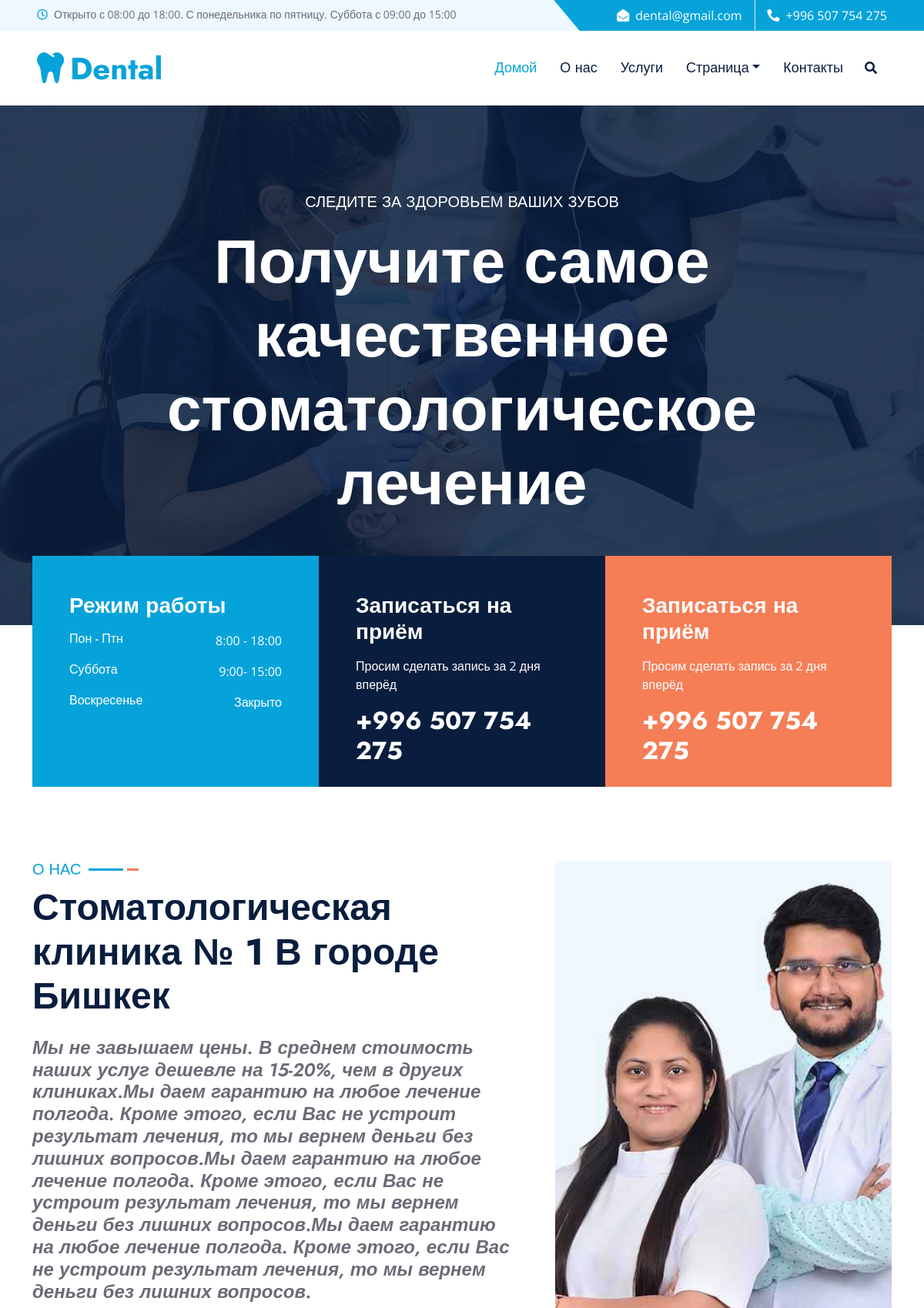
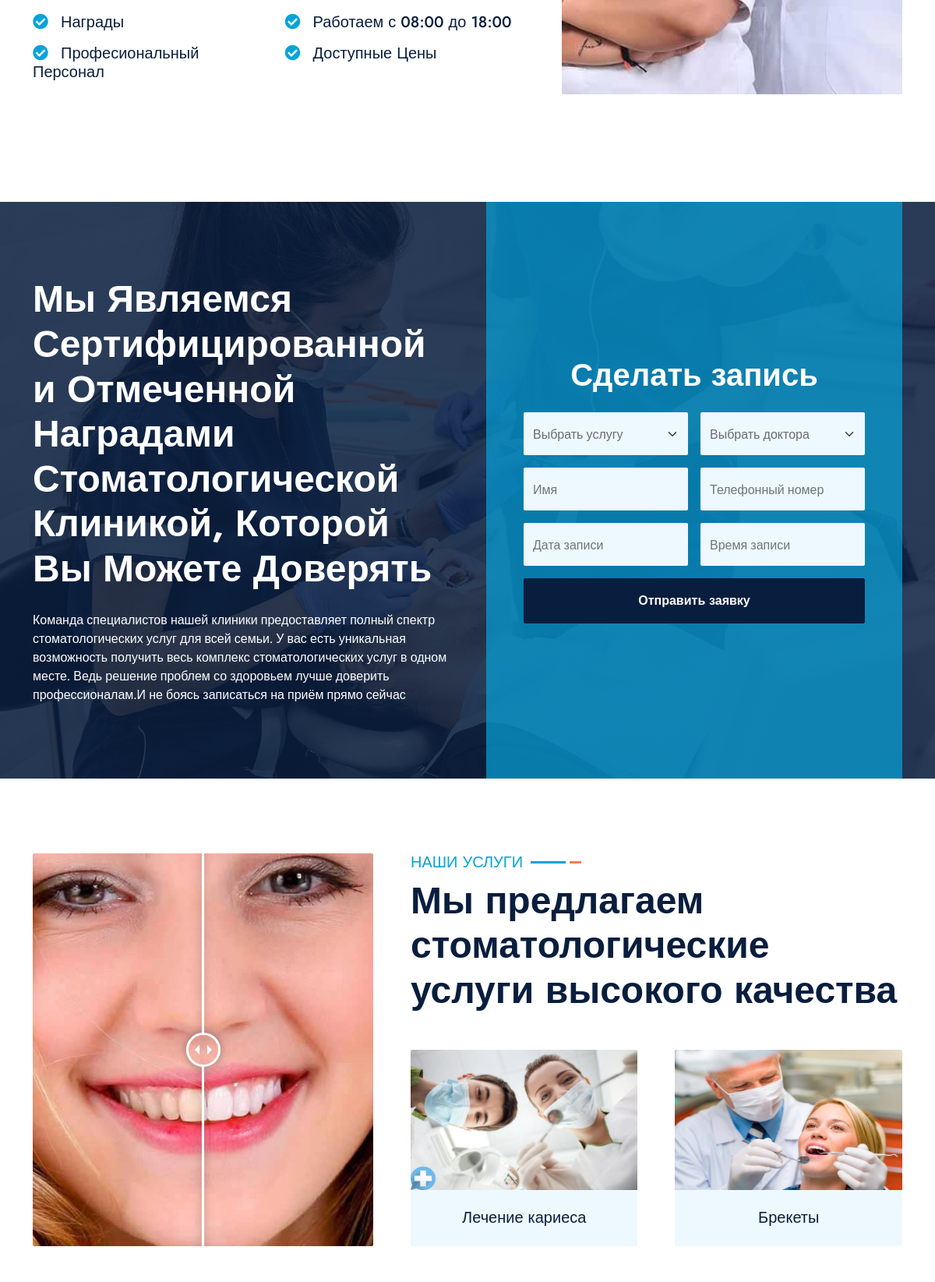
/home/ (upper part), run on the app's committed database (2 pictures, top to bottom).
### first/models.py (models this page shows, shortened)
class Service(models.Model):
    name = models.CharField(verbose_name="service_name", max_length=255)
    price = models.PositiveIntegerField(default=0)
    description1 = models.CharField(verbose_name="description", max_length=25)
    description2 = models.CharField(verbose_name="description", max_length=25)
    description3 = models.CharField(verbose_name="description", max_length=25)
    doctor = models.ManyToManyField('Doctor', verbose_name="doctor", related_name="doctor")
    img = models.ImageField(verbose_name='Image', blank=True)
    time = models.CharField(verbose_name="time", default="24/7", max_length=20)

### first/views.py (the view)
# urls.py: 2. Add a URL to urlpatterns:  path('', views.home, name='home')
def home(request):
    service_main = Service.objects.all()
    doctor = Doctor.objects.all()
    service2 = Service.objects.all()[0:2]
    service3 = Service.objects.all()[2:4]
    review = Review.objects.all()
    doctor2 = Doctor.objects.all()[0:2]
    doctor3 = Doctor.objects.all()[2:5]
    contex = {
        'service_main': service_main,
        'doctor': doctor,
        'service2': service2,
        'service3': service3,
        'review': review,
        'doctor2': doctor2,
        'doctor3': doctor3,
    }
    return render(request, 'index.html', contex)

### first/templates/index.html (shortened to what this page needs)
{% extends 'main/base.html' %}
{% load static %}
{% block url %}
<a href="" class="nav-item nav-link active">Домой</a>
<a href="{% url 'about' %}" class="nav-item nav-link">О нас</a>
<a href="{% url 'service' %}" class="nav-item nav-link">Услуги</a>
<div class="nav-item dropdown">
    <a href="#" class="nav-link dropdown-toggle" data-bs-toggle="dropdown">Страница</a>
</div>
<a href="{% url 'contact' %}" class="nav-item nav-link">Контакты</a>
{% endblock %}
{% block content %}
    <div class="container-fluid p-0">
        <div id="header-carousel" class="carousel slide carousel-fade" data-bs-ride="carousel">
            <div class="carousel-inner">
                <div class="carousel-item active">
                    <img class="w-100" src="{% static 'img/carousel-1.jpg' %}" alt="Image">
                    <div class="carousel-caption d-flex flex-column align-items-center justify-content-center">
                        <div class="p-3" style="max-width: 900px;">
                            <h5 class="text-white text-uppercase mb-3 animated slideInDown">Следите за здоровьем ваших зубов</h5>
                            <h1 class="display-1 text-white mb-md-4 animated zoomIn">Получите самое качественное стоматологическое лечение</h1>
                        </div>
                    </div>
                </div>
            </div>
        </div>
    </div>
    <div class="container-fluid banner mb-5">
        <div class="container">
            <div class="row gx-0">
                <div class="col-lg-4 wow zoomIn" data-wow-delay="0.1s">
                    <div class="bg-primary d-flex flex-column p-5" style="height: 300px;">
                        <h3 class="text-white mb-3">Режим работы</h3>
                        <div class="d-flex justify-content-between text-white mb-3">
                            <h6 class="text-white mb-0">Пон - Птн</h6>
                            <p class="mb-0"> 8:00 - 18:00</p>
                        </div>
                        <div class="d-flex justify-content-between text-white mb-3">
                            <h6 class="text-white mb-0">Суббота</h6>
                            <p class="mb-0"> 9:00- 15:00</p>
                        </div>
                        <div class="d-flex justify-content-between text-white mb-3">
                            <h6 class="text-white mb-0">Воскресенье</h6>
                            <p class="mb-0"> Закрыто</p>
                        </div>
                    </div>
                </div>
                <div class="col-lg-4 wow zoomIn" data-wow-delay="0.3s">
                    <div class="bg-dark d-flex flex-column p-5" style="height: 300px;">
                       <h3 class="text-white mb-3">Записаться на приём</h3>
                        <p class="text-white">Просим сделать запись за 2 дня вперёд</p>
                        <h2 class="text-white mb-0">+996 507 754 275</h2>
                    </div>
                </div>
                <div class="col-lg-4 wow zoomIn" data-wow-delay="0.6s">
                    <div class="bg-secondary d-flex flex-column p-5" style="height: 300px;">
                        <h3 class="text-white mb-3">Записаться на приём</h3>
                        <p class="text-white">Просим сделать запись за 2 дня вперёд</p>
                        <h2 class="text-white mb-0">+996 507 754 275</h2>
                    </div>
                </div>
            </div>
        </div>
    </div>
    <div class="container-fluid py-5 wow fadeInUp" data-wow-delay="0.1s">
        <div class="container">
            <div class="row g-5">
                <div class="col-lg-7">
                    <div class="section-title mb-4">
                        <h5 class="position-relative d-inline-block text-primary text-uppercase">О Нас</h5>
                        <h1 class="display-5 mb-0">Стоматологическая клиника № 1 В городе Бишкек</h1>
                    </div>
                    <h4 class="text-body fst-italic mb-4">Мы не завышаем цены. В среднем стоимость наших услуг дешевле на 15-20%, чем в других клиниках.Мы даем гарантию на любое лечение полгода. Кроме этого, если Вас не устроит результат лечения, то мы вернем деньги без лишних вопросов.Мы даем гарантию на любое лечение полгода. Кроме этого, если Вас не устроит результат лечения, то мы вернем деньги без лишних вопросов.Мы даем гарантию на любое лечение полгода. Кроме этого, если Вас не устроит результат лечения, то мы вернем деньги без лишних вопросов.</h4>
                    <div class="row g-3">
                        <div class="col-sm-6 wow zoomIn" data-wow-delay="0.3s">
                            <h5 class="mb-3"><i class="fa fa-check-circle text-primary me-3"></i>Награды</h5>
                            <h5 class="mb-3"><i class="fa fa-check-circle text-primary me-3"></i>Професиональный Персонал</h5>
                        </div>
                        <div class="col-sm-6 wow zoomIn" data-wow-delay="0.6s">
                            <h5 class="mb-3"><i class="fa fa-check-circle text-primary me-3"></i>Работаем с 08:00 до 18:00</h5>
                            <h5 class="mb-3"><i class="fa fa-check-circle text-primary me-3"></i>Доступные Цены</h5>
                        </div>
                    </div>
                </div>
                <div class="col-lg-5" style="min-height: 500px;">
                    <div class="position-relative h-100">
                        <img class="position-absolute w-100 h-100 rounded wow zoomIn" data-wow-delay="0.9s" src="{% static 'img/about.jpg' %}" style="object-fit: cover;">
                    </div>
                </div>
            </div>
        </div>
    </div>
    <div class="container-fluid bg-primary bg-appointment mb-5 wow fadeInUp" data-wow-delay="0.1s" style="margin-top: 90px;">
        <div class="container">
            <div class="row gx-5">
                <div class="col-lg-6 py-5">
                    <div class="py-5">
                        <h1 class="display-5 text-white mb-4">Мы Являемся Сертифицированной и Отмеченной Наградами Стоматологической Клиникой, Которой Вы Можете Доверять</h1>
                        <p class="text-white mb-0">Команда специалистов нашей клиники предоставляет полный спектр стоматологических услуг для всей семьи. У вас есть уникальная возможность получить весь комплекс стоматологических услуг в одном месте. Ведь решение проблем со здоровьем лучше доверить профессионалам.И не боясь записаться на приём прямо сейчас</p>
                    </div>
                </div>
                <div class="col-lg-6">
                    <div class="appointment-form h-100 d-flex flex-column justify-content-center text-center p-5 wow zoomIn" data-wow-delay="0.6s">
                        <h1 class="text-white mb-4">Сделать запись</h1>
                        <form action="{% url 'appointment' %}" method="POST">
                            <div class="row g-3">
                                <div class="col-12 col-sm-6">
                                    <select class="form-select bg-light border-0" style="height: 55px;" name="service"  id="service" >
                                        <option>Выбрать услугу</option>
                                    </select>
                                </div>
                                <div class="col-12 col-sm-6">
                                    <select class="form-select bg-light border-0" style="height: 55px;" name="doctor"  id="doctor">
                                        <option>Выбрать доктора</option>
                                    </select>
                                </div>
                                <div class="col-12 col-sm-6">
                                    <input type="name" class="form-control bg-light border-0"name="name"  id="name" placeholder="Имя" style="height: 55px;">
                                </div>
                                <div class="col-12 col-sm-6">
                                    <input type="text" class="form-control bg-light border-0" name="phone" id="phone" placeholder="Телефонный номер" style="height: 55px;">
                                </div>
                                <div class="col-12 col-sm-6">
                                    <div class="date" id="date1" data-target-input="nearest">
                                        <input type="text"
                                            class="form-control bg-light border-0 datetimepicker-input" name="date" id="date"
                                            placeholder="Дата записи" data-target="#date1" data-toggle="datetimepicker" style="height: 55px;">
                                    </div>
                                </div>
                                <div class="col-12 col-sm-6">
                                    <div class="time" id="time1" data-target-input="nearest">
                                        <input type="text" id="time" name="time"
                                            class="form-control bg-light border-0 datetimepicker-input"
                                            placeholder="Время записи" data-target="#time1" data-toggle="datetimepicker" style="height: 55px;">
                                    </div>
                                </div>
                                <div class="col-12">
                                    <button class="btn btn-dark w-100 py-3" type="submit">Отправить заявку</button>
                                </div>
                            </div>
                        </form>
                    </div>
                </div>
            </div>
        </div>
    </div>
   <div class="container-fluid py-5 wow fadeInUp" data-wow-delay="0.1s">
        <div class="container">
            <div class="row g-5 mb-5">
                <div class="col-lg-5 wow zoomIn" data-wow-delay="0.3s" style="min-height: 400px;">
                    <div class="twentytwenty-container position-relative h-100 rounded overflow-hidden">
                    </div>
                </div>
                <div class="col-lg-7">
                    <div class="section-title mb-5">
                        <h5 class="position-relative d-inline-block text-primary text-uppercase">Наши услуги</h5>
                        <h1 class="display-5 mb-0">Мы предлагаем стоматологические услуги высокого качества</h1>
                    </div>
                    <div class="row g-5">
                        {% if service2 is not None %}
                        {% for i in service2 %}
                        <div class="col-md-6 service-item wow zoomIn" data-wow-delay="0.6s" >
                            <div class="rounded-top overflow-hidden">
                                <img class="test_css" style="width: 100%; height: 180px;" src="{{ i.img.url }}" alt="">
                            </div>
                            <div class="position-relative bg-light rounded-bottom text-center p-4" >
                                <h5 class="m-0">{{ i.name }}</h5>
                            </div>
                        </div>
                        {% endfor %}
                        {% endif %}
                    </div>
                </div>
            </div>
            <div class="row g-5 wow fadeInUp" data-wow-delay="0.1s">
                <div class="col-lg-7">
                    <div class="row g-5">
                    </div>
                </div>
            </div>
        </div>
    </div>
{% endblock %}

### first/static/css/style.css (style rules this page uses)
:root { --primary: #06A3DA; --secondary: #F57E57; --light: #EEF9FF; --dark: #091E3E; }
h1, h2, .font-weight-bold { font-weight: 700 !important; }
h3, h4, .font-weight-semi-bold { font-weight: 600 !important; }
h5, h6, .font-weight-medium { font-weight: 500 !important; }
.btn { font-family: 'Jost', sans-serif; font-weight: 600; transition: .5s; }
.navbar-light .navbar-nav .nav-link { font-family: 'Jost', sans-serif; padding: 35px 15px; font-size: 18px; color: var(--dark); outline: none; transition: .5s; }
.navbar-light .navbar-nav .nav-link:hover, .navbar-light .navbar-nav .nav-link.active { color: var(--primary); }
.carousel-caption { top: 0; left: 0; right: 0; bottom: 0; background: rgba(9, 30, 62, .85); z-index: 1; }
@media (min-width: 991.98px) { .banner { position: relative; margin-top: -90px; z-index: 1; } }
.section-title h5::before { position: absolute; content: ""; width: 45px; height: 3px; right: -55px; bottom: 11px; background: var(--primary); }
.section-title h5::after { position: absolute; content: ""; width: 15px; height: 3px; right: -75px; bottom: 11px; background: var(--secondary); }
.bg-appointment { background: linear-gradient(rgba(9, 30, 62, .85), rgba(9, 30, 62, .85)), url(../img/carousel-1.jpg) center center no-repeat; background-size: cover; }
.appointment-form { background: rgba(6, 163, 218, .7); }
.service-item img, .service-item .bg-light, .service-item .bg-light h5, .team-item .team-text { transition: .5s; }
.team-item .team-text::after, .service-item .bg-light::after { position: absolute; content: ""; top: 50%; bottom: 0; left: 15px; right: 15px; border-radius:100px / 15px; box-shadow: 0 0 15px rgba(0, 0, 0, .7); opacity: 0; transition: .5s; z-index: -1; }
.test_css { width: 100%; height: 180px; }

### data on the page
Service: img (picture), name "Лечение кариеса"
Service: img (picture), name "Брекеты"
